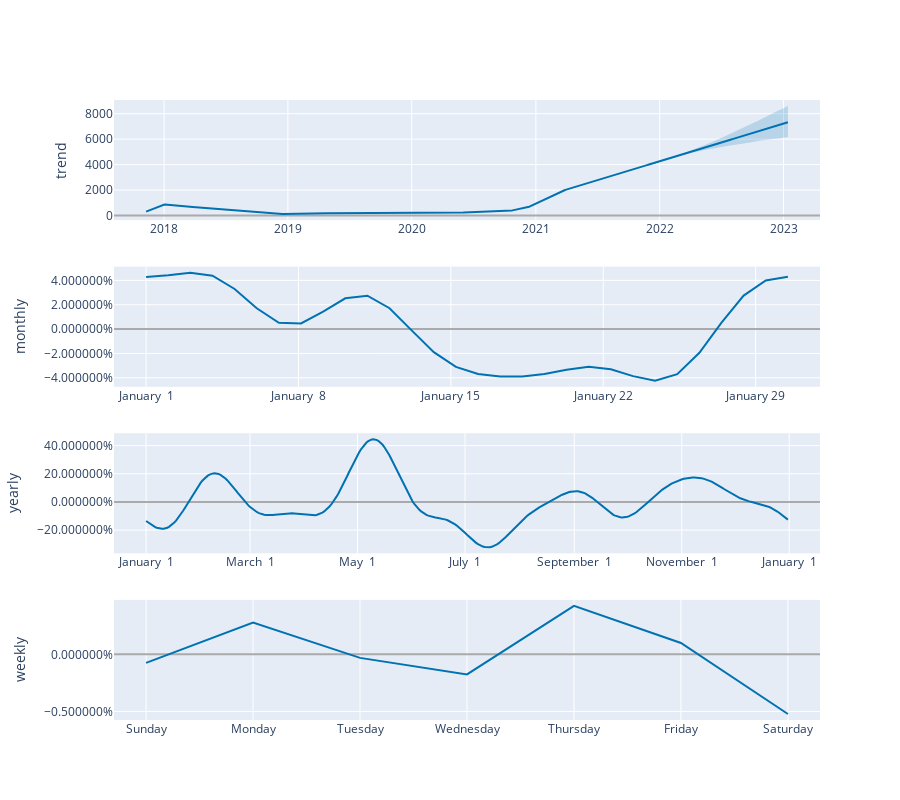

Notebook code cell kept with this figure:
### Code cell
plot_components_plotly(m, forecast)

### Figure 1 — Plotly figure (JSON) as saved in the notebook; plotly's stock layout.template omitted (floating-point values rounded to 4 significant figures; data arrays with more than 128 entries replaced by an {"elided": "..."} marker saying what was removed)
{"data": [{"line": {"color": "#0072B2", "width": 2}, "mode": "lines", "name": "trend", "type": "scatter", "x": {"elided": "1893 str values"}, "xaxis": "x", "y": {"elided": "1893 float values"}, "yaxis": "y"}, {"line": {"color": "rgba(0, 114, 178, 0.2)", "width": 0}, "mode": "lines", "name": "trend_upper", "type": "scatter", "x": {"elided": "1893 str values"}, "xaxis": "x", "y": {"elided": "1893 float values"}, "yaxis": "y"}, {"fill": "tonexty", "fillcolor": "rgba(0, 114, 178, 0.2)", "line": {"color": "rgba(0, 114, 178, 0.2)", "width": 0}, "mode": "lines", "name": "trend_lower", "type": "scatter", "x": {"elided": "1893 str values"}, "xaxis": "x", "y": {"elided": "1893 float values"}, "yaxis": "y"}, {"line": {"color": "#0072B2", "width": 2}, "mode": "lines", "name": "monthly", "type": "scatter", "x": ["2017-01-01T00:00:00", "2017-01-02T00:24:00", "2017-01-03T00:48:00", "2017-01-04T01:12:00", "2017-01-05T01:36:00", "2017-01-06T02:00:00", "2017-01-07T02:24:00", "2017-01-08T02:48:00", "2017-01-09T03:12:00", "2017-01-10T03:36:00", "2017-01-11T04:00:00", "2017-01-12T04:24:00", "2017-01-13T04:48:00", "2017-01-14T05:12:00", "2017-01-15T05:36:00", "2017-01-16T06:00:00", "2017-01-17T06:24:00", "2017-01-18T06:48:00", "2017-01-19T07:12:00", "2017-01-20T07:36:00", "2017-01-21T08:00:00", "2017-01-22T08:24:00", "2017-01-23T08:48:00", "2017-01-24T09:12:00", "2017-01-25T09:36:00", "2017-01-26T10:00:00", "2017-01-27T10:24:00", "2017-01-28T10:48:00", "2017-01-29T11:12:00", "2017-01-30T11:36:00"], "xaxis": "x2", "y": [0.04273, 0.04415, 0.04637, 0.04384, 0.03292, 0.01706, 0.005236, 0.004669, 0.01434, 0.02529, 0.02745, 0.01716, -0.001027, -0.01893, -0.031, -0.03686, -0.03893, -0.0389, -0.03683, -0.03329, -0.03098, -0.03292, -0.03861, -0.04241, -0.03696, -0.01941, 0.005309, 0.0275, 0.03998, 0.04304], "yaxis": "y2"}, {"line": {"color": "#0072B2", "width": 2}, "mode": "lines", "name": "yearly", "type": "scatter", "x": {"elided": "365 str values"}, "xaxis": "x3", "y": {"elided": "365 float values"}, "yaxis": "y3"}, {"line": {"color": "#0072B2", "width": 2}, "mode": "lines", "name": "weekly", "type": "scatter", "x": ["2017-01-01T00:00:00", "2017-01-02T00:00:00", "2017-01-03T00:00:00", "2017-01-04T00:00:00", "2017-01-05T00:00:00", "2017-01-06T00:00:00", "2017-01-07T00:00:00"], "xaxis": "x4", "y": [-0.0007435, 0.00279, -0.0003095, -0.001761, 0.004248, 0.001, -0.005225], "yaxis": "y4"}], "layout": {"height": 800, "showlegend": false, "width": 900, "xaxis": {"anchor": "y", "domain": [0, 1], "range": ["2017-08-06T09:36:00", "2023-04-18T14:24:00"], "type": "date"}, "xaxis2": {"anchor": "y2", "domain": [0, 1], "range": ["2016-12-30T12:37:12", "2017-01-31T22:58:48"], "tickformat": "%B %e", "type": "date"}, "xaxis3": {"anchor": "y3", "domain": [0, 1], "range": ["2016-12-13T18:54:02.958904115", "2018-01-18T11:04:57.863013581"], "tickformat": "%B %e", "type": "date"}, "xaxis4": {"anchor": "y4", "domain": [0, 1], "range": ["2016-12-31T16:48:00", "2017-01-07T07:12:00"], "tickformat": "%A", "type": "date"}, "yaxis": {"anchor": "x", "domain": [0.8063, 1], "rangemode": "normal", "title": {"text": "trend"}, "zerolinecolor": "#AAA"}, "yaxis2": {"anchor": "x2", "domain": [0.5375, 0.7312], "hoverformat": ".2%", "tickformat": "%", "title": {"text": "monthly"}, "zerolinecolor": "#AAA"}, "yaxis3": {"anchor": "x3", "domain": [0.2687, 0.4625], "hoverformat": ".2%", "tickformat": "%", "title": {"text": "yearly"}, "zerolinecolor": "#AAA"}, "yaxis4": {"anchor": "x4", "domain": [0, 0.1938], "hoverformat": ".2%", "tickformat": "%", "title": {"text": "weekly"}, "zerolinecolor": "#AAA"}}}
